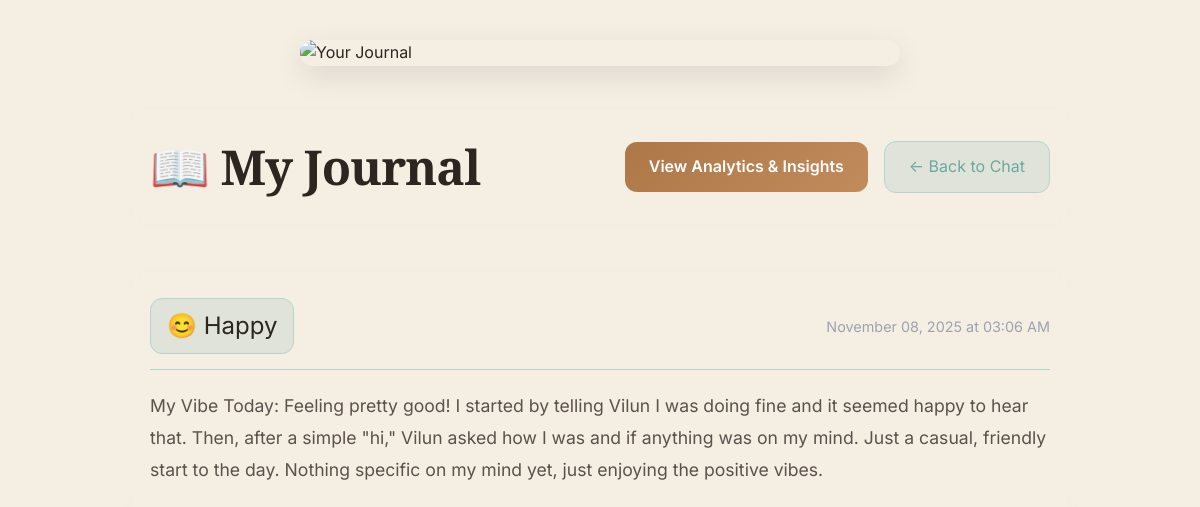
The page /journal (signed in) on the database as committed earlier.
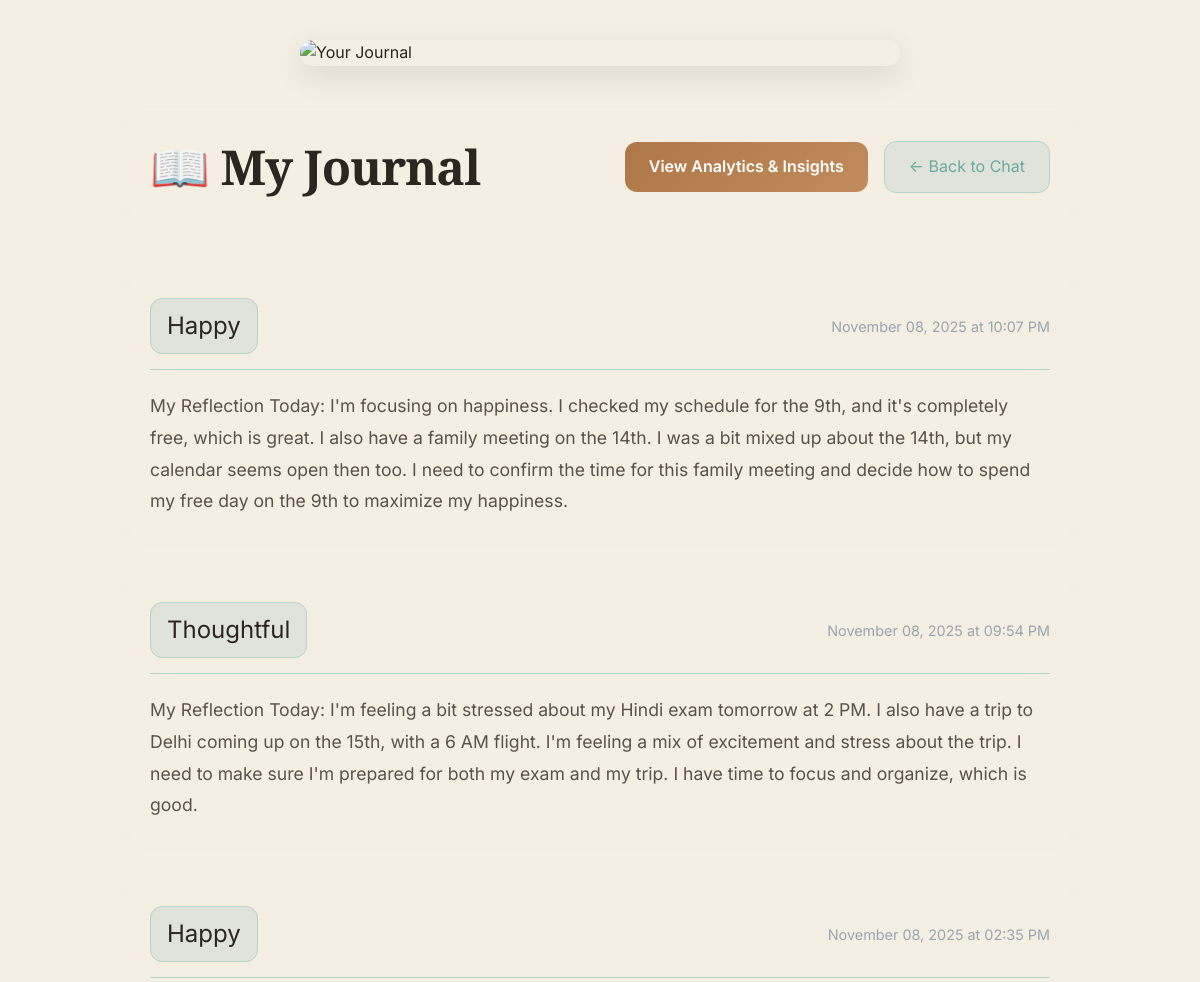
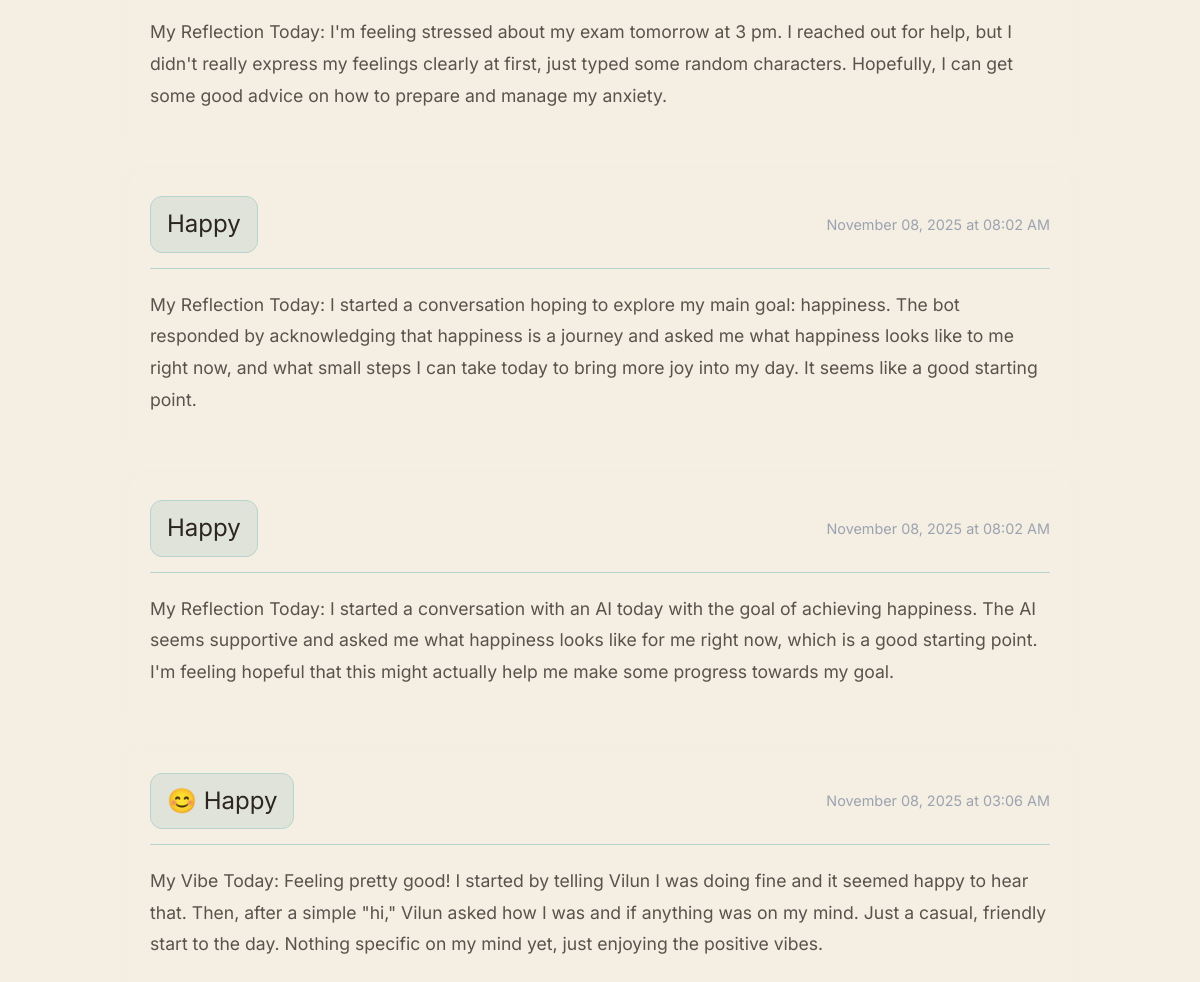
The same page on the database as committed later (2 pictures, top to bottom).
### models.py (models this page shows, shortened)
class Journal(db.Model):
    __tablename__ = 'journals'
    id = db.Column(db.Integer, primary_key=True)
    user_id = db.Column(db.Integer, db.ForeignKey('users.id'), nullable=False)
    mood = db.Column(db.String(50), nullable=False)
    summary = db.Column(db.Text, nullable=False)
    goal_progress = db.Column(db.Text, nullable=True)
    timestamp = db.Column(db.DateTime, default=get_ist_now)

### app.py (the view)
@app.route('/journal')
@login_required
def journal_view():
    journals = Journal.query.filter_by(user_id=current_user.id).order_by(Journal.timestamp.desc()).all()
    return render_template('journal.html', journals=journals)

### app.py (called while the page is built)
@login_manager.user_loader
def load_user(user_id):
    return User.query.get(int(user_id))

### templates/journal.html (shortened to what this page needs)
{% extends "base.html" %}
{% block content %}
<div class="journal-container">
    <div class="journal-hero">
        <img src="{{ url_for('static', filename='images/journal_hero.jpg') }}" alt="Your Journal" class="journal-hero-img">
    </div>
    <div class="journal-header glass">
        <h1 class="glow-text">📖 My Journal</h1>
        <div class="header-buttons">
            {% if journals %}
            <a href="{{ url_for('journal_analytics') }}" class="btn-analytics">View Analytics & Insights</a>
            {% endif %}
            <a href="{{ url_for('chatbot') }}" class="btn-back">← Back to Chat</a>
        </div>
    </div>
    <div class="journal-entries">
        {% if journals %}
            {% for journal in journals %}
            <div class="journal-card glass fade-in">
                <div class="journal-header-info">
                    <span class="mood-badge">{{ journal.mood }}</span>
                    <span class="journal-date">{{ journal.timestamp.strftime('%B %d, %Y at %I:%M %p') }}</span>
                </div>
                <div class="journal-content">
                    <p>{{ journal.summary }}</p>
                </div>
            </div>
            {% endfor %}
        {% else %}
            <div class="empty-state glass">
                <h2>No journal entries yet</h2>
                <p>Start chatting with EmoAI to create your first entry!</p>
                <a href="{{ url_for('chatbot') }}" class="btn-primary glow-btn">Start Chatting</a>
            </div>
        {% endif %}
    </div>
</div>
{% endblock %}

Rows that differ between the two databases and show on the page:
added Journal: mood "Happy", timestamp "November 08, 2025 at 10:07 PM", summary "My Reflection Today: I'm focusing on happiness. I checked my schedule for the 9th, and it's completely free, which is great. I also have a family meeting on the 14th. I was a bit mixed up about the 14th, but my calendar seems open then too. I need to confirm the time for this family meeting and decide how to spend my free day on the 9th to maximize my happiness."
added Journal: mood "Thoughtful", timestamp "November 08, 2025 at 09:54 PM", summary "My Reflection Today: I'm feeling a bit stressed about my Hindi exam tomorrow at 2 PM. I also have a trip to Delhi coming up on the 15th, with a 6 AM flight. I'm feeling a mix of excitement and stress about the trip. I need to make sure I'm prepared for both my exam and my trip. I have time to focus and organize, which is good."
added Journal: mood "Happy", timestamp "November 08, 2025 at 02:35 PM", summary "My Reflection Today: I'm feeling stressed about my exam tomorrow at 3 pm. I reached out for help, but I didn't really express my feelings clearly at first, just typed some random characters. Hopefully, I can get some good advice on how to prepare and manage my anxiety."
added Journal: mood "Happy", timestamp "November 08, 2025 at 08:02 AM", summary "My Reflection Today: I started a conversation hoping to explore my main goal: happiness. The bot responded by acknowledging that happiness is a journey and asked me what happiness looks like to me right now, and what small steps I can take today to bring more joy into my day. It seems like a good starting point."
added Journal: mood "Happy", timestamp "November 08, 2025 at 08:02 AM", summary "My Reflection Today: I started a conversation with an AI today with the goal of achieving happiness. The AI seems supportive and asked me what happiness looks like for me right now, which is a good starting point. I'm feeling hopeful that this might actually help me make some progress towards my goal."
